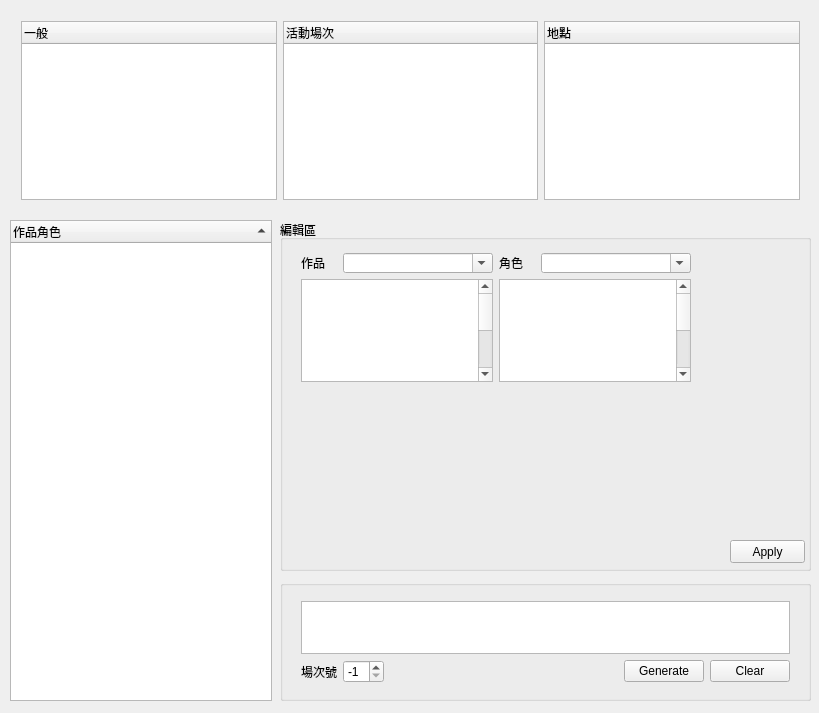
<?xml version="1.0" encoding="UTF-8"?>
<ui version="4.0">
 <class>ACGTagGenerator</class>
 <widget class="QWidget" name="ACGTagGenerator">
  <property name="geometry">
   <rect>
    <x>0</x>
    <y>0</y>
    <width>819</width>
    <height>713</height>
   </rect>
  </property>
  <property name="windowTitle">
   <string>ACGTagGenerator</string>
  </property>
  <widget class="QTreeWidget" name="treeWidgetWork">
   <property name="geometry">
    <rect>
     <x>10</x>
     <y>220</y>
     <width>262</width>
     <height>481</height>
    </rect>
   </property>
   <property name="minimumSize">
    <size>
     <width>262</width>
     <height>0</height>
    </size>
   </property>
   <property name="maximumSize">
    <size>
     <width>262</width>
     <height>16777215</height>
    </size>
   </property>
   <property name="selectionMode">
    <enum>QAbstractItemView::SingleSelection</enum>
   </property>
   <property name="sortingEnabled">
    <bool>true</bool>
   </property>
   <column>
    <property name="text">
     <string>作品角色</string>
    </property>
   </column>
  </widget>
  <widget class="QGroupBox" name="groupBox">
   <property name="geometry">
    <rect>
     <x>280</x>
     <y>580</y>
     <width>531</width>
     <height>121</height>
    </rect>
   </property>
   <property name="title">
    <string/>
   </property>
   <widget class="QWidget" name="layoutWidget">
    <property name="geometry">
     <rect>
      <x>10</x>
      <y>10</y>
      <width>511</width>
      <height>104</height>
     </rect>
    </property>
    <layout class="QVBoxLayout" name="verticalLayout">
     <item>
      <widget class="QPlainTextEdit" name="plainTextEdit"/>
     </item>
     <item>
      <layout class="QHBoxLayout" name="horizontalLayout_3">
       <item>
        <widget class="QLabel" name="label">
         <property name="text">
          <string>場次號</string>
         </property>
        </widget>
       </item>
       <item>
        <widget class="QSpinBox" name="spinBox">
         <property name="minimum">
          <number>-1</number>
         </property>
         <property name="value">
          <number>-1</number>
         </property>
        </widget>
       </item>
       <item>
        <spacer name="horizontalSpacer">
         <property name="orientation">
          <enum>Qt::Horizontal</enum>
         </property>
         <property name="sizeHint" stdset="0">
          <size>
           <width>40</width>
           <height>20</height>
          </size>
         </property>
        </spacer>
       </item>
       <item>
        <widget class="QPushButton" name="pushButton">
         <property name="enabled">
          <bool>true</bool>
         </property>
         <property name="text">
          <string>Generate</string>
         </property>
        </widget>
       </item>
       <item>
        <widget class="QPushButton" name="pushButtonClear">
         <property name="text">
          <string>Clear</string>
         </property>
        </widget>
       </item>
      </layout>
     </item>
    </layout>
   </widget>
  </widget>
  <widget class="QWidget" name="layoutWidget">
   <property name="geometry">
    <rect>
     <x>10</x>
     <y>10</y>
     <width>801</width>
     <height>201</height>
    </rect>
   </property>
   <layout class="QHBoxLayout" name="horizontalLayout">
    <item>
     <widget class="QTreeWidget" name="treeWidgetCommon">
      <property name="tabKeyNavigation">
       <bool>true</bool>
      </property>
      <property name="selectionMode">
       <enum>QAbstractItemView::NoSelection</enum>
      </property>
      <column>
       <property name="text">
        <string>一般</string>
       </property>
      </column>
     </widget>
    </item>
    <item>
     <widget class="QTreeWidget" name="treeWidgetActivity">
      <property name="tabKeyNavigation">
       <bool>true</bool>
      </property>
      <column>
       <property name="text">
        <string>活動場次</string>
       </property>
      </column>
     </widget>
    </item>
    <item>
     <widget class="QTreeWidget" name="treeWidgetLocation">
      <property name="tabKeyNavigation">
       <bool>true</bool>
      </property>
      <column>
       <property name="text">
        <string>地點</string>
       </property>
      </column>
     </widget>
    </item>
   </layout>
  </widget>
  <widget class="QGroupBox" name="groupBox_2">
   <property name="geometry">
    <rect>
     <x>280</x>
     <y>220</y>
     <width>531</width>
     <height>351</height>
    </rect>
   </property>
   <property name="title">
    <string>編輯區</string>
   </property>
   <property name="flat">
    <bool>true</bool>
   </property>
   <widget class="QPushButton" name="pushButtonApply">
    <property name="geometry">
     <rect>
      <x>450</x>
      <y>320</y>
      <width>75</width>
      <height>23</height>
     </rect>
    </property>
    <property name="text">
     <string>Apply</string>
    </property>
   </widget>
   <widget class="QWidget" name="">
    <property name="geometry">
     <rect>
      <x>10</x>
      <y>22</y>
      <width>412</width>
      <height>151</height>
     </rect>
    </property>
    <layout class="QHBoxLayout" name="horizontalLayout_5">
     <item>
      <layout class="QVBoxLayout" name="verticalLayout_2">
       <item>
        <layout class="QHBoxLayout" name="horizontalLayout_2">
         <item>
          <widget class="QLabel" name="labelWork">
           <property name="minimumSize">
            <size>
             <width>0</width>
             <height>20</height>
            </size>
           </property>
           <property name="maximumSize">
            <size>
             <width>50</width>
             <height>20</height>
            </size>
           </property>
           <property name="text">
            <string>作品</string>
           </property>
          </widget>
         </item>
         <item>
          <widget class="QComboBox" name="comboBoxWork">
           <property name="sizePolicy">
            <sizepolicy hsizetype="Fixed" vsizetype="Fixed">
             <horstretch>0</horstretch>
             <verstretch>0</verstretch>
            </sizepolicy>
           </property>
           <property name="minimumSize">
            <size>
             <width>150</width>
             <height>20</height>
            </size>
           </property>
           <property name="maximumSize">
            <size>
             <width>150</width>
             <height>20</height>
            </size>
           </property>
           <property name="editable">
            <bool>true</bool>
           </property>
          </widget>
         </item>
        </layout>
       </item>
       <item>
        <widget class="QTableWidget" name="tableWidgetWork">
         <property name="maximumSize">
          <size>
           <width>200</width>
           <height>16777215</height>
          </size>
         </property>
         <property name="editTriggers">
          <set>QAbstractItemView::AnyKeyPressed|QAbstractItemView::EditKeyPressed|QAbstractItemView::SelectedClicked</set>
         </property>
         <property name="selectionMode">
          <enum>QAbstractItemView::NoSelection</enum>
         </property>
         <property name="showGrid">
          <bool>false</bool>
         </property>
         <property name="gridStyle">
          <enum>Qt::NoPen</enum>
         </property>
         <property name="cornerButtonEnabled">
          <bool>false</bool>
         </property>
         <property name="rowCount">
          <number>10</number>
         </property>
         <property name="columnCount">
          <number>1</number>
         </property>
         <attribute name="horizontalHeaderVisible">
          <bool>false</bool>
         </attribute>
         <attribute name="horizontalHeaderDefaultSectionSize">
          <number>199</number>
         </attribute>
         <attribute name="horizontalHeaderHighlightSections">
          <bool>false</bool>
         </attribute>
         <attribute name="horizontalHeaderMinimumSectionSize">
          <number>100</number>
         </attribute>
         <attribute name="verticalHeaderVisible">
          <bool>false</bool>
         </attribute>
         <attribute name="verticalHeaderDefaultSectionSize">
          <number>15</number>
         </attribute>
         <attribute name="verticalHeaderHighlightSections">
          <bool>false</bool>
         </attribute>
         <attribute name="verticalHeaderMinimumSectionSize">
          <number>15</number>
         </attribute>
         <row/>
         <row/>
         <row/>
         <row/>
         <row/>
         <row/>
         <row/>
         <row/>
         <row/>
         <row/>
         <column/>
        </widget>
       </item>
      </layout>
     </item>
     <item>
      <layout class="QVBoxLayout" name="verticalLayout_3">
       <item>
        <layout class="QHBoxLayout" name="horizontalLayout_4">
         <item>
          <widget class="QLabel" name="labelChar">
           <property name="minimumSize">
            <size>
             <width>0</width>
             <height>20</height>
            </size>
           </property>
           <property name="maximumSize">
            <size>
             <width>50</width>
             <height>20</height>
            </size>
           </property>
           <property name="text">
            <string>角色</string>
           </property>
          </widget>
         </item>
         <item>
          <widget class="QComboBox" name="comboBoxChar">
           <property name="sizePolicy">
            <sizepolicy hsizetype="Fixed" vsizetype="Fixed">
             <horstretch>0</horstretch>
             <verstretch>0</verstretch>
            </sizepolicy>
           </property>
           <property name="minimumSize">
            <size>
             <width>150</width>
             <height>20</height>
            </size>
           </property>
           <property name="maximumSize">
            <size>
             <width>150</width>
             <height>20</height>
            </size>
           </property>
           <property name="editable">
            <bool>true</bool>
           </property>
          </widget>
         </item>
        </layout>
       </item>
       <item>
        <widget class="QTableWidget" name="tableWidgetChar">
         <property name="maximumSize">
          <size>
           <width>200</width>
           <height>16777215</height>
          </size>
         </property>
         <property name="editTriggers">
          <set>QAbstractItemView::AnyKeyPressed|QAbstractItemView::EditKeyPressed|QAbstractItemView::SelectedClicked</set>
         </property>
         <property name="selectionMode">
          <enum>QAbstractItemView::NoSelection</enum>
         </property>
         <property name="showGrid">
          <bool>false</bool>
         </property>
         <property name="gridStyle">
          <enum>Qt::NoPen</enum>
         </property>
         <property name="cornerButtonEnabled">
          <bool>false</bool>
         </property>
         <property name="rowCount">
          <number>10</number>
         </property>
         <property name="columnCount">
          <number>1</number>
         </property>
         <attribute name="horizontalHeaderVisible">
          <bool>false</bool>
         </attribute>
         <attribute name="horizontalHeaderDefaultSectionSize">
          <number>199</number>
         </attribute>
         <attribute name="horizontalHeaderHighlightSections">
          <bool>false</bool>
         </attribute>
         <attribute name="horizontalHeaderMinimumSectionSize">
          <number>100</number>
         </attribute>
         <attribute name="verticalHeaderVisible">
          <bool>false</bool>
         </attribute>
         <attribute name="verticalHeaderDefaultSectionSize">
          <number>15</number>
         </attribute>
         <attribute name="verticalHeaderHighlightSections">
          <bool>false</bool>
         </attribute>
         <attribute name="verticalHeaderMinimumSectionSize">
          <number>15</number>
         </attribute>
         <row/>
         <row/>
         <row/>
         <row/>
         <row/>
         <row/>
         <row/>
         <row/>
         <row/>
         <row/>
         <column/>
        </widget>
       </item>
      </layout>
     </item>
    </layout>
   </widget>
  </widget>
  <zorder>groupBox</zorder>
  <zorder>layoutWidget</zorder>
  <zorder>treeWidgetWork</zorder>
  <zorder>comboBoxWork</zorder>
  <zorder>labelWork</zorder>
  <zorder>layoutWidget_2</zorder>
  <zorder>layoutWidget_3</zorder>
  <zorder>layoutWidget_4</zorder>
  <zorder>groupBox_2</zorder>
 </widget>
 <layoutdefault spacing="6" margin="11"/>
 <resources/>
 <connections/>
</ui>
